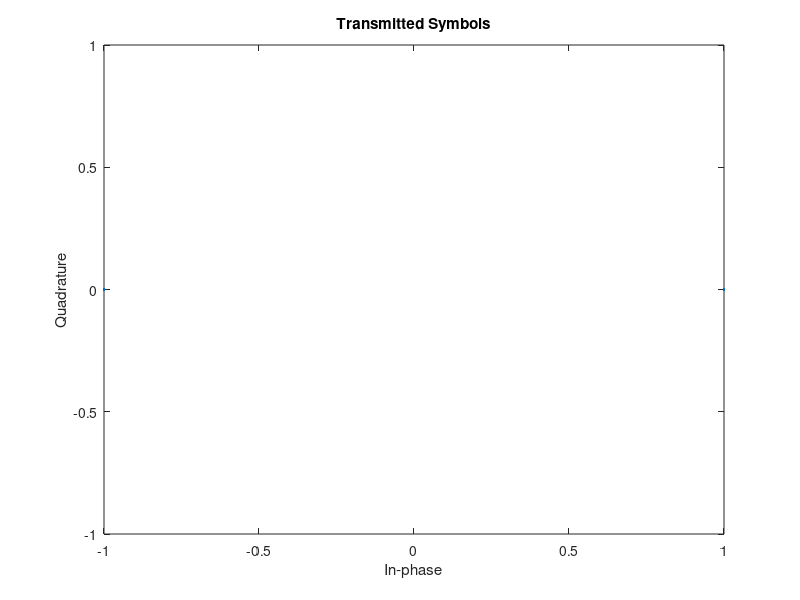
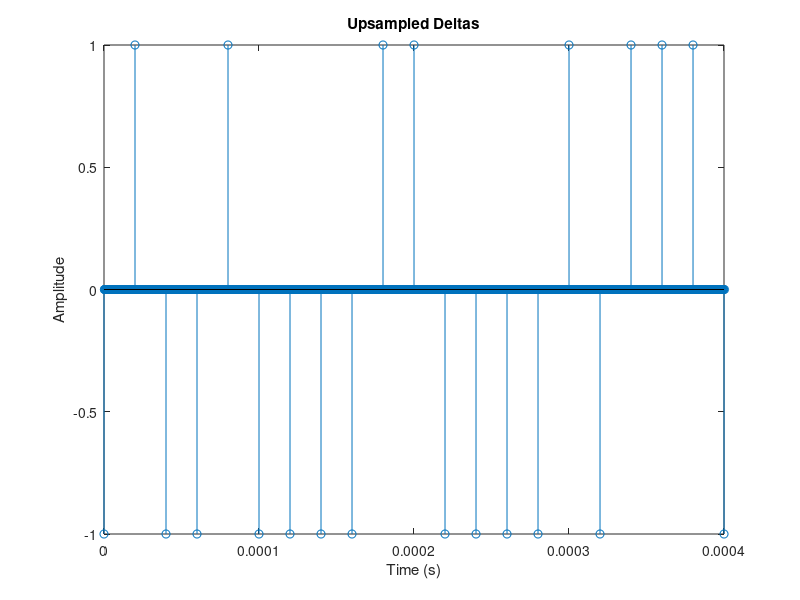

Source code (MATLAB) for these figures, in order: (Note: this script raises an error after producing the figures.)
%% Simulation Setup

Fc = 1e6; % Carrier frequency in Hz
Fs = 4e6; % Sampling rate
Rs = 50e3; % Symbol rate in symbols/sec (baud)
B = 350e3; % Bandwidth

sps = Fs / Rs; % Number of samples per symbol
num_symbols = 368; % Number of symbols/bits to send
num_samples = num_symbols * sps; % Number of discrete samples

% Use these guys for plotting
t = linspace(0, num_symbols / Rs, num_samples); % Time variable
f = linspace(-Fs/2,Fs/2, num_samples); % Frequency variable

% Clear all previous figures before starting
close all;

%% Mapping Bits to Symbols

% Below are the bits for the binary message that we want to send

bits = [0 1 0 0 1 0 0 0 0 1 1 0 0 0 0 1 0 1 1 1 0 0 1 0 0 1 1 0 0 1 0 0 0 1,... 
        1 1 0 1 1 1 0 1 1 0 0 0 0 1 0 1 1 1 0 0 1 0 0 1 1 0 0 1 0 1 0 0 1 0,...
        0 0 0 0 0 1 0 1 0 0 1 1 0 1 1 1 0 1 0 1 0 1 1 0 0 0 1 1 0 1 1 0 1 0,...
        1 1 0 1 1 1 0 0 1 1 0 0 1 0 0 0 0 0 0 1 0 1 0 0 1 1 0 1 1 1 0 1 1 1,...
        0 1 1 0 1 0 0 1 0 1 1 1 0 1 0 0 0 1 1 0 0 0 1 1 0 1 1 0 1 0 0 0 0 0,...
        1 0 0 0 0 0 0 1 0 1 0 1 0 0 0 1 1 0 1 1 1 1 0 0 1 0 0 0 0 0 0 1 0 0,...
        0 0 1 1 0 1 1 0 1 1 1 1 0 1 1 0 1 1 0 1 0 1 1 1 0 0 0 0 0 1 1 1 0 1,...
        0 1 0 1 1 1 0 1 0 0 0 1 1 0 0 1 0 1 0 1 1 1 0 0 1 0 0 0 1 0 0 0 0 0,...
        0 1 0 0 0 1 0 1 0 1 1 0 1 1 1 0 0 1 1 0 0 1 1 1 0 1 1 0 1 0 0 1 0 1,...
        1 0 1 1 1 0 0 1 1 0 0 1 0 1 0 1 1 0 0 1 0 1 0 1 1 1 0 0 1 0 0 1 1 0,...
        1 0 0 1 0 1 1 0 1 1 1 0 0 1 1 0 0 1 1 1 0 0 1 0 0 0 0 1];

% Convert to BPSK Symbols (1's and -1's)
symbols = bits;
symbols(symbols == 0) = -1;

% Visualize BPSK Symbols in a Constellation Diagram
scatterplot(symbols);
title("Transmitted Symbols");

%% Represent Symbols as Time Shifted Deltas

% Use upsample to form a delta train
deltas = upsample(symbols, sps);

% Visualize Deltas (xlimited to only first ~20 symbols)
figure;
stem(t, deltas);
title("Upsampled Deltas");
xlabel('Time (s)');
ylabel('Amplitude');
xlim([0, 0.0004]);

%% Filter Deltas with Transmitter Filter

% Use an SRRC as the pulse shape filter 
beta = 0.5; % RRC rolloff factor
span = 5; % number of symbols for length of filter impulse response
ps_filter = rcosdesign(beta, span, sps, 'sqrt'); 

% Convolve the deltas with the rectangular window
transmited_baseband = conv(deltas, ps_filter, 'same'); 

% Visualize Transmitted Baseband Signal
figure;
plot(t, transmited_baseband);
title("Transmited Baseband Signal");
xlabel('Time (s)');
ylabel('Amplitude');
xlim([0, 0.0004]);

%% Modulate Baseband Signal to Passband

phase_offset = pi/4;
transmitted_signal = modulate_carrier(transmited_baseband, Fc, t, phase_offset);

%% Transmit Through Wireless Channel

snr = 10;
received_signal = add_channel_impairments(transmitted_signal, B, Fc, Fs, snr);

% Plot the Received Signal
figure;
plot(t, received_signal)
title("Received Signal")
xlabel('Time (s)');
ylabel('Amplitude');
xlim([0, 0.0004]);

%% Demodulation

% Encorporate a frequency offset
frequency_offset = Fc * 0.01;
Fr = Fc + frequency_offset;

% Normalize the signal for stability of PID tuning constants
normalized_signal = normalize(received_signal);

% PID Tuning Constants
Kp = 0.1;
Ki = 0.002;
Kd = 0;

% Costas Loop to extract I and Q components
[I, Q, theta, err] = costas_loop(normalized_signal, Fc, Fs, t, Kp, Ki, Kd);

figure;
plot(t, I)
title("Received In Phase Component")
xlabel('Time (s)');
ylabel('Amplitude');
xlim([0, 0.0004]);

%% Apply Receiver Impulse Response

% Combine I and Q components to construct the received baseband signal (I + jQ)
received_baseband = I + 1j * Q;

% Convolve the received baseband signal with the receiver filter
received_samples = conv(received_baseband, ps_filter, 'same'); 

%% Sample and Detect Symbols

% TODO Reapply normalization to the received samples

% TODO Impl
[received_symbols, tau, error] = timing_recovery(x, sps, Kp, Ki, Kd, "Mueller-Muller"); 

% Timing Recovery Plotting

% Frame Syncronization!

% Visualize the received symbols in a constellation diagram (scatterplot)
scatterplot(received_symbols);
title("Received Symbols");

% Apply Thresholding to detect the symbols (turning them back to 1's and -1's)
received_symbols(received_symbols > 0) = 1;
received_symbols(received_symbols <= 0) = -1;

%% Map Symbols back to Bits

% Map the detected symbols back to bits (turn them back to 1's and 0's
detected_bits = received_symbols;
detected_bits(detected_bits == -1) = 0;

% Calculate Bit Error Rate
num_bit_errors = sum(detected_bits(1:length(bits)) ~= bits)
BER = 100 * num_bit_errors / length(bits)

%% Decode and Display Message

% If you have successfully decoded the message, you should see a nice
% message
s = string(detected_bits);
s = strjoin(s);
s = strrep(s, " ", "");
disp(s);
s_len = length(char(s))
inputString = char(s);
binaryString = inputString(1:end-mod(length(inputString),8));
binaryChunks = reshape(binaryString, 8, []).';
asciiChars = char(bin2dec(binaryChunks)).';
disp(asciiChars);
